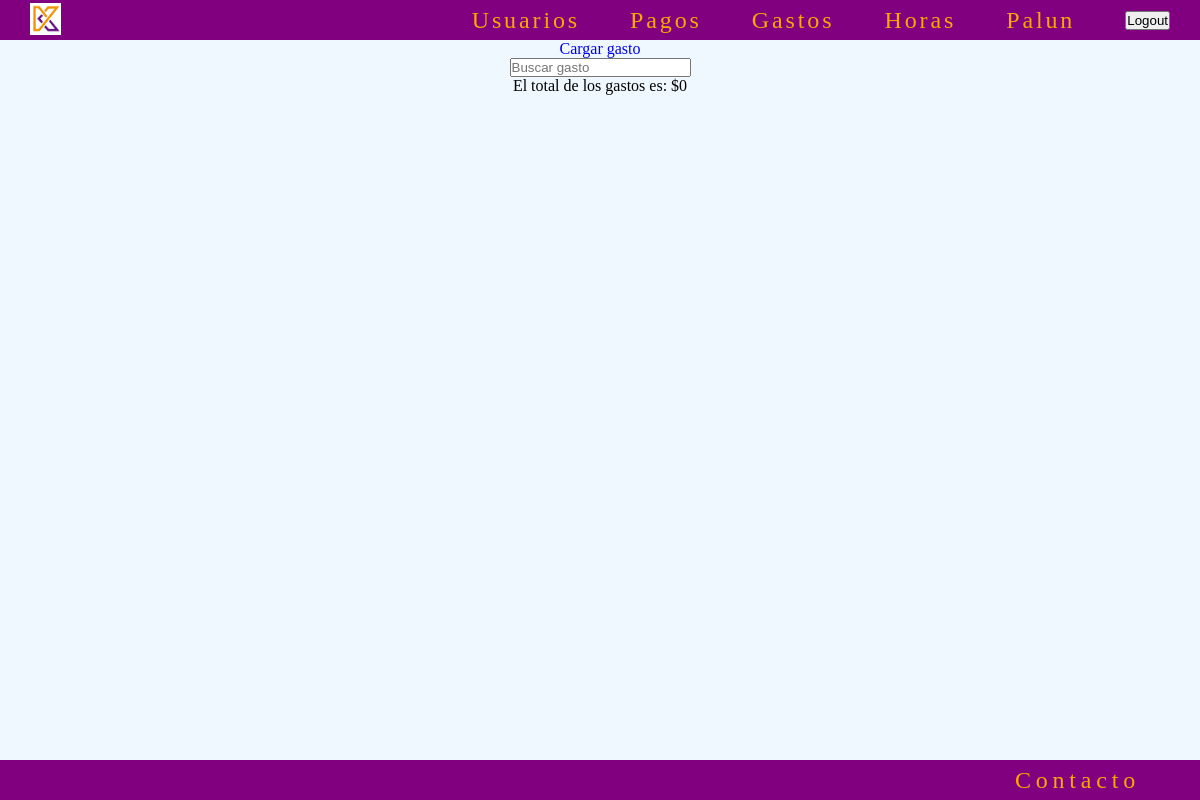
/gastos/lista/ (signed in), run on an earlier commit of the app's database.
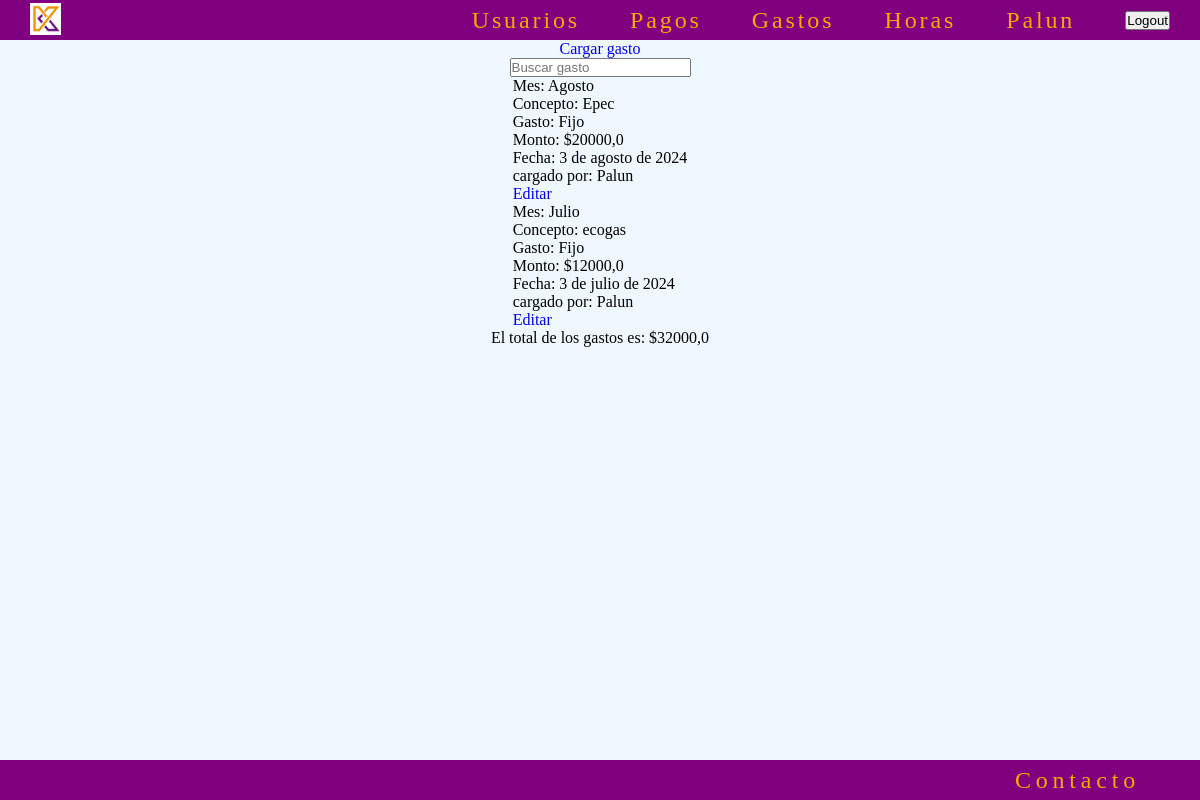
And on a later commit of the database.
### gastos/models.py (models this page shows, shortened)
class Gastos(models.Model):
    class FijoVariable(models.TextChoices):
        FIJO = 'fijo', 'Fijo'
        VARIABLE = 'variable', 'Variable'
    class Mes(models.TextChoices):
        ENERO = 'Enero', 'Enero'
        FEBRERO = 'Febrero', 'Febrero'
        MARZO = 'Marzo', 'Marzo'
        ABRIL = 'Abril', 'Abril'
        MAYO = 'Mayo', 'Mayo'
        JUNIO = 'Junio', 'Junio'
        JULIO = 'Julio', 'Julio'
        AGOSTO = 'Agosto', 'Agosto'
        SEPTIEMBRE = 'Septiembre', 'Septiembre'
        OCTUBRE = 'Octubre', 'Octubre'
        NOVIEMBRE = 'Noviembre', 'Noviembre'
        DICIEMBRE = 'Diciembre', 'Diciembre'
    mes = models.CharField(max_length=10, choices=Mes.choices, null=True, blank=True)
    usuario = models.ForeignKey(User, on_delete=models.DO_NOTHING)
    concepto = models.CharField(max_length=200)
    monto = models.FloatField()
    fijo_variable = models.CharField(max_length=8, choices=FijoVariable.choices, verbose_name='Fijo o Variable')
    fecha_pago = models.DateField()

### gastos/views.py (the view, shortened to what this page needs)
# urls.py: path('lista/', GastosList.as_view(), name='gastos_list'),
class GastosList(LoginRequiredMixin, ListView):
    model = Gastos
    context_object_name = 'gastos'
    def get_queryset(self):
        queryset = Gastos.objects.all()
        busqueda = self.request.GET.get("busqueda")
        return queryset
    def get_context_data(self, **kwargs):
        context = super().get_context_data(**kwargs)
        total_gastos = self.get_queryset().aggregate(Sum('monto'))['monto__sum'] or 0
        context['total_gastos'] = total_gastos
        return context

### gastos/templates/gastos/gastos_list.html (shortened to what this page needs)
{% extends 'core/base.html' %}
{% block content %}
    <main class="contenedor_principal">
        <div>
            <a href="{% url 'gastos:gastos_create' %}">Cargar gasto</a>
        </div>
        <div class="busqueda">
            <form action="{% url 'gastos:gastos_list' %}" method="get">
                <input type="text" name="busqueda" placeholder="Buscar gasto">
            </form>
        </div>
        <div class="card-pagos-container">
            {% for object in object_list %}
                <div class="card-pagos">
                    <p>Mes: {{ object.mes.capitalize }}</p>
                    <p>Concepto: {{ object.concepto }}</p>
                    <p>Gasto: {{ object.fijo_variable.capitalize }}</p>
                    <p>Monto: ${{ object.monto }}</p>
                    <p>Fecha: {{ object.fecha_pago }}</p>
                    <p>cargado por: {{ object.usuario }}</p>
                    <a href="{% url 'gastos:gastos_update' object.id %}">Editar</a>
                </div>
            {% endfor %}
        </div>
        <div>
            <p>El total de los gastos es: ${{ total_gastos }}</p>
        </div>
    </main>
{% endblock content %}

### core/templates/core/base.html (shortened to what this page needs)
{% load static %}
<!DOCTYPE html>
<html lang="es">
<head>
    <link rel="stylesheet" href="{% static 'css/style.css' %}">
</head>
<body>
    {% include 'core/components/navbar.html' %}
    {% block content %}
    {% endblock content %}
    {% include 'core/components/footer.html' %}
</body>
</html>

### core/templates/core/components/navbar.html (shortened to what this page needs)
{% load static %}
<header>
    <ul>
        <li class="logo-header"><a href="{% url 'core:index' %}"><img src="{% static 'img/kinef_logo1.png' %}" alt="Logo de Kinef" width="" height="" class="imagen-logo"></a></li>
        {% if user.is_superuser %}
        <li><a href="{% url 'usuarios:index' %}">Usuarios</a></li>
        <li><a href="{% url 'pagos:index' %}">Pagos</a></li>
        <li><a href="{% url 'gastos:index' %}">Gastos</a></li>
        <li><a href="">Horas</a></li>
        {% endif %}
        {% if user.is_authenticated %}
        <li><a href="">{{ user.username }}</a></li>
        <div>
            <form action="{% url 'usuarios:logout' %}" method="post">
                <button type="submit" class="logout">Logout</button>
            </form>
        </div>
        {% else %}
        <li><a href="{% url 'usuarios:login' %}" class="link">login</a></li>
        <li><a href="{% url 'usuarios:signup' %}" class="link">Crear Usuario</a></li>
        {% endif %}
    </ul>
</header>

### core/templates/core/components/footer.html
<footer>
    <a href="">Contacto</a>
</footer>

### core/static/css/style.css (style rules this page uses)
* { padding: 0; margin: 0; text-decoration: none; list-style: none; }
body { display: flex; flex-direction: column; min-height: 100vh; }
header { display: flex; height: 5vh; background-color: purple; justify-content: center; }
header ul { display: flex; justify-content: center; align-items: center; gap: 50px; width: 95%; }
.logo-header { flex-grow: 1; }
.imagen-logo { transition-duration: .2s; }
header ul li a { color: rgb(253, 165, 0); text-decoration: none; font-size: 1.5em; letter-spacing: .12em; }
header img { margin-top: .5vh; height: 4vh; }
footer { height: 5vh; background-color: purple; display: flex; justify-content: end; align-items: center; }
footer a { text-decoration: none; color: rgb(253, 165, 0); font-size: 1.5em; letter-spacing: .2em; margin-right: 5vw; }
.contenedor_principal { display: flex; flex-direction: column; align-items: center; background-color: aliceblue; min-height: 90vh; }

What changed in the data, as far as the page shows it:
added Gastos: mes "Agosto", concepto "Epec", fijo_variable "Fijo", monto "20000,0", fecha_pago "3 de agosto de 2024", usuario "Palun"
added Gastos: mes "Julio", concepto "ecogas", fijo_variable "Fijo", monto "12000,0", fecha_pago "3 de julio de 2024", usuario "Palun"
Also different on the page:
{{ total_gastos }}: "0" → "32000,0"
